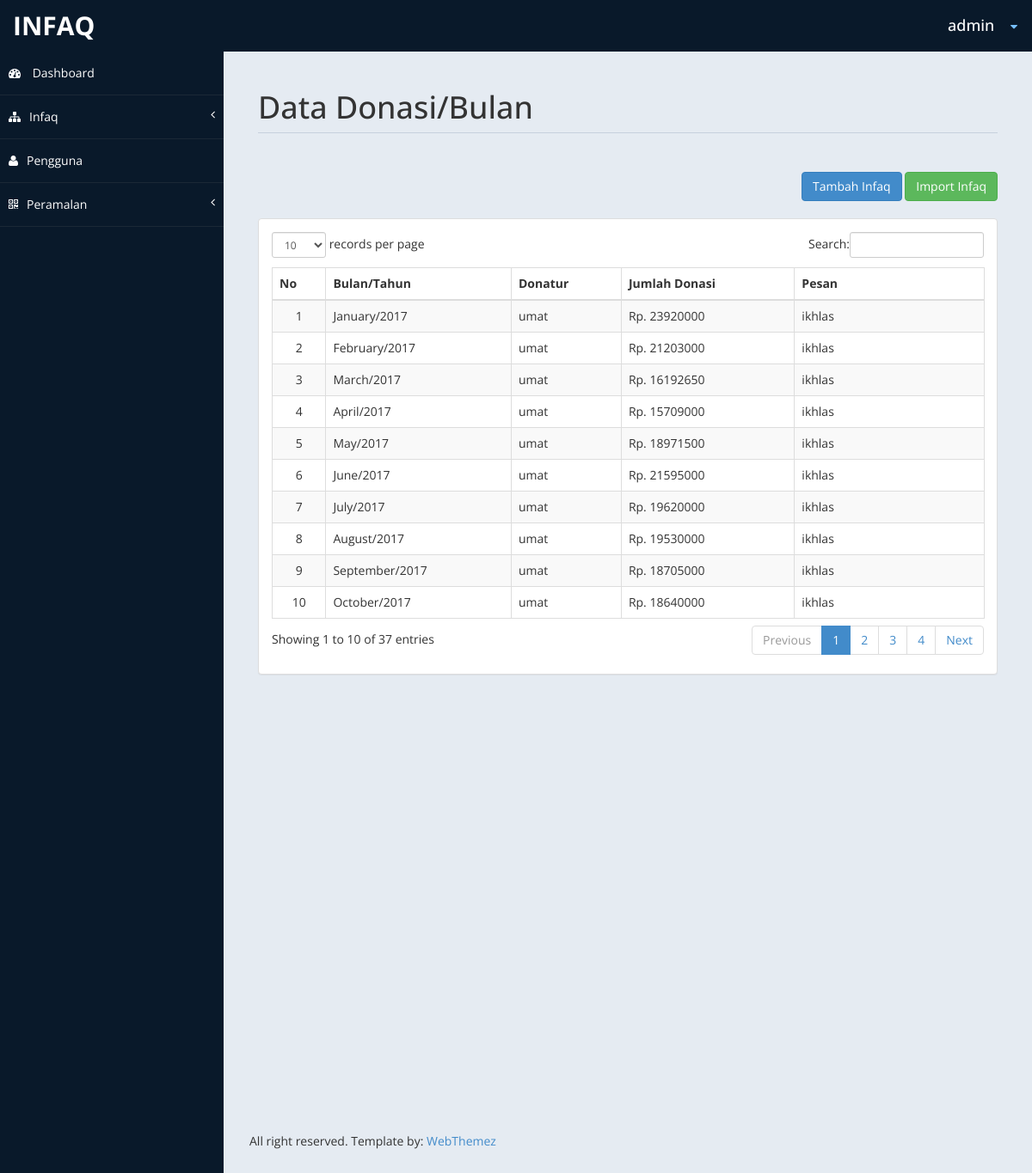
The page /admin/donasi_bulan.php (signed in) on the database its author committed.
### tables this page shows
CREATE TABLE `donasi` (
  `id` int(10) NOT NULL,
  `tgl` date NOT NULL,
  `fk_donatur` varchar(20) NOT NULL,
  `jumlah` int(11) NOT NULL,
  `pesan` varchar(200) NOT NULL,
  `bukti` varchar(50) NOT NULL,
  `status` varchar(50) NOT NULL
);

CREATE TABLE `user` (
  `id` int(10) NOT NULL,
  `nama` varchar(50) NOT NULL,
  `email` varchar(20) NOT NULL,
  `username` varchar(50) NOT NULL,
  `password` varchar(50) NOT NULL,
  `level` varchar(10) NOT NULL
);

### admin/donasi_bulan.php (the view, shortened to what this page needs)
<!DOCTYPE html>
<html xmlns="http://www.w3.org/1999/xhtml">
<?php include "include/head.php" ?>
<body>
    <div id="wrapper">
        <?php include "include/nav.php" ?>
        <?php include "include/navigation.php" ?>
        <div id="page-wrapper" >
            <div id="page-inner">
			 <div class="row">
                    <div class="col-md-12">
                        <h1 class="page-header" >
                            Data Donasi/Bulan<small></small>
                        </h1>
                    </div>
                </div>
        <div style="float:right; margin-bottom:20px">
            <a href="#tambahDonasi" data-toggle="modal"><button class="btn btn-primary">Tambah Infaq</button></a>
            <a href="#importData" data-toggle="modal"><button class="btn btn-success">Import Infaq</button></a>
        </div>
            <div class="row">
                <div class="col-md-12">
                    <div class="panel panel-default">
                        <div class="panel-body">
                            <div class="table-responsive">
                                <table class="table table-striped table-bordered table-hover" id="dataTables-example">
                                    <thead>
                                        <tr>
                                            <th>No</th>
                                            <th>Bulan/Tahun</th>
                                            <th>Donatur</th>
                                            <th>Jumlah Donasi</th>
                                            <th>Pesan</th>
                                        </tr>
                                    </thead>
                                    <tbody>
                                    <?php
                                    include "../include/koneksi.php";
                                    $query = mysqli_query($connection, "SELECT donasi.*, sum(jumlah) as jumlah1, MONTHNAME(tgl) as bulan, YEAR(tgl) as tahun, user.*  FROM donasi INNER JOIN user ON donasi.fk_donatur = user.id WHERE status = 'terkonfirmasi' GROUP BY MONTH(tgl), YEAR(tgl) ORDER BY YEAR(tgl), MONTH(tgl)");
                                    foreach ($query as $key => $value) : ?>
                                        <tr class="odd gradeX">
                                            <td><center><?php echo $key+1 ?></center></td>
                                            <td><?php echo $value['bulan'] ?>/<?php echo $value['tahun'] ?> </td>
                                            <td><?php echo $value['nama'] ?></td>
                                            <td class="center">Rp. <?php echo $value['jumlah1'] ?></td>
                                            <td class="center"><?php echo $value['pesan'] ?></td>
                                        </tr>
                                     <?php endforeach ?>
                                    </tbody>
                                </table>
                            </div>
                        </div>
                    </div>
                </div>
            </div>
        </div>
               <footer><p>All right reserved. Template by: <a href="http://webthemez.com">WebThemez</a></p></footer>
    </div>
    </div>
</body>
</html>

### admin/assets/css/custom-styles.css (style rules this page uses)
body { font-family: 'Open Sans', sans-serif; }
#wrapper { width: 100%; background:#09192A; }
#page-wrapper { padding: 15px 15px; min-height: 600px; background:#E5EBF2; }
#page-inner { width:100%; margin:10px 20px 10px 0px; background-color:transparent; padding:10px; min-height:1200px; }
h1, .h1, h2, .h2, h3, .h3 { margin-top: 7px; margin-bottom: -5px; }
p { font-size:16px; line-height:25px; padding-top:20px; }
.page-header { padding-bottom: 9px; margin: 10px 0 45px; border-bottom: 1px solid #C7D1DD; }
footer p { font-size: 14px; }
@media (min-width:768px) { #page-wrapper { margin: 0 0 0 260px; padding: 15px 30px; min-height: 1200px; } }

### rows shown on the page
donasi: bulan "January", tahun "2017", user.nama "umat", jumlah1 "23920000", pesan "ikhlas"
donasi: bulan "February", tahun "2017", user.nama "umat", jumlah1 "21203000", pesan "ikhlas"
donasi: bulan "March", tahun "2017", user.nama "umat", jumlah1 "16192650", pesan "ikhlas"
donasi: bulan "April", tahun "2017", user.nama "umat", jumlah1 "15709000", pesan "ikhlas"
donasi: bulan "May", tahun "2017", user.nama "umat", jumlah1 "18971500", pesan "ikhlas"
donasi: bulan "June", tahun "2017", user.nama "umat", jumlah1 "21595000", pesan "ikhlas"
donasi: bulan "July", tahun "2017", user.nama "umat", jumlah1 "19620000", pesan "ikhlas"
donasi: bulan "August", tahun "2017", user.nama "umat", jumlah1 "19530000", pesan "ikhlas"
donasi: bulan "September", tahun "2017", user.nama "umat", jumlah1 "18705000", pesan "ikhlas"
donasi: bulan "October", tahun "2017", user.nama "umat", jumlah1 "18640000", pesan "ikhlas"

### other values the page prints
$_SESSION['nama'] "admin"
